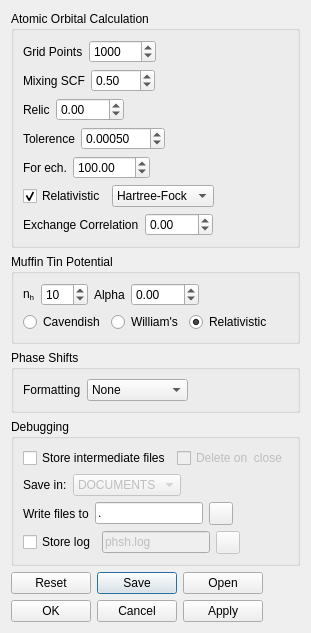
<?xml version="1.0" encoding="UTF-8"?>
<ui version="4.0">
 <class>PhaseShiftPreferencesDialog</class>
 <widget class="QDialog" name="PhaseShiftPreferencesDialog">
  <property name="geometry">
   <rect>
    <x>0</x>
    <y>0</y>
    <width>287</width>
    <height>610</height>
   </rect>
  </property>
  <property name="windowTitle">
   <string>Settings</string>
  </property>
  <property name="windowIcon">
   <iconset resource="res/res.qrc">
    <normaloff>:/wrench_32x32.png</normaloff>:/wrench_32x32.png</iconset>
  </property>
  <layout class="QVBoxLayout" name="verticalLayout_4">
   <item>
    <widget class="QGroupBox" name="groupAtorb">
     <property name="title">
      <string>Atomic Orbital Calculation</string>
     </property>
     <layout class="QVBoxLayout" name="verticalLayout_2">
      <item>
       <layout class="QHBoxLayout" name="horizontalLayout_4">
        <item>
         <widget class="QLabel" name="labelGrid">
          <property name="text">
           <string>Grid Points</string>
          </property>
         </widget>
        </item>
        <item>
         <widget class="QSpinBox" name="spinGrid">
          <property name="toolTip">
           <string>&lt;html&gt;&lt;head/&gt;&lt;body&gt;&lt;p&gt;Number of points in radial charge distribution grid&lt;/p&gt;&lt;/body&gt;&lt;/html&gt;</string>
          </property>
          <property name="maximum">
           <number>100000</number>
          </property>
          <property name="singleStep">
           <number>100</number>
          </property>
          <property name="value">
           <number>1000</number>
          </property>
         </widget>
        </item>
        <item>
         <spacer name="horizontalSpacer_3">
          <property name="orientation">
           <enum>Qt::Horizontal</enum>
          </property>
          <property name="sizeHint" stdset="0">
           <size>
            <width>40</width>
            <height>20</height>
           </size>
          </property>
         </spacer>
        </item>
       </layout>
      </item>
      <item>
       <layout class="QHBoxLayout" name="horizontalLayout_5">
        <item>
         <widget class="QLabel" name="labelMixing">
          <property name="text">
           <string>Mixing SCF</string>
          </property>
         </widget>
        </item>
        <item>
         <widget class="QDoubleSpinBox" name="spinMixing">
          <property name="toolTip">
           <string> Self consisting field value</string>
          </property>
          <property name="maximum">
           <double>100.000000000000000</double>
          </property>
          <property name="singleStep">
           <double>0.025000000000000</double>
          </property>
          <property name="value">
           <double>0.500000000000000</double>
          </property>
         </widget>
        </item>
        <item>
         <spacer name="horizontalSpacer_4">
          <property name="orientation">
           <enum>Qt::Horizontal</enum>
          </property>
          <property name="sizeHint" stdset="0">
           <size>
            <width>40</width>
            <height>20</height>
           </size>
          </property>
         </spacer>
        </item>
       </layout>
      </item>
      <item>
       <layout class="QHBoxLayout" name="horizontalLayout_13">
        <item>
         <widget class="QLabel" name="label">
          <property name="text">
           <string>Relic</string>
          </property>
         </widget>
        </item>
        <item>
         <widget class="QDoubleSpinBox" name="spinRelic">
          <property name="toolTip">
           <string>Relic value for calculation</string>
          </property>
          <property name="minimum">
           <double>-100.000000000000000</double>
          </property>
          <property name="maximum">
           <double>100.000000000000000</double>
          </property>
         </widget>
        </item>
        <item>
         <spacer name="horizontalSpacer_13">
          <property name="orientation">
           <enum>Qt::Horizontal</enum>
          </property>
          <property name="sizeHint" stdset="0">
           <size>
            <width>40</width>
            <height>20</height>
           </size>
          </property>
         </spacer>
        </item>
       </layout>
      </item>
      <item>
       <layout class="QHBoxLayout" name="horizontalLayout_6">
        <item>
         <widget class="QLabel" name="labelTolerence">
          <property name="text">
           <string>Tolerence</string>
          </property>
         </widget>
        </item>
        <item>
         <widget class="QDoubleSpinBox" name="spinTolerence">
          <property name="toolTip">
           <string>Eigenvalue tolerance</string>
          </property>
          <property name="decimals">
           <number>5</number>
          </property>
          <property name="maximum">
           <double>100.000000000000000</double>
          </property>
          <property name="singleStep">
           <double>0.000250000000000</double>
          </property>
          <property name="value">
           <double>0.000500000000000</double>
          </property>
         </widget>
        </item>
        <item>
         <spacer name="horizontalSpacer_5">
          <property name="orientation">
           <enum>Qt::Horizontal</enum>
          </property>
          <property name="sizeHint" stdset="0">
           <size>
            <width>40</width>
            <height>20</height>
           </size>
          </property>
         </spacer>
        </item>
       </layout>
      </item>
      <item>
       <layout class="QHBoxLayout" name="horizontalLayout_7">
        <item>
         <widget class="QLabel" name="labelEch">
          <property name="text">
           <string>For ech.</string>
          </property>
         </widget>
        </item>
        <item>
         <widget class="QDoubleSpinBox" name="spinEch">
          <property name="maximum">
           <double>10000.000000000000000</double>
          </property>
          <property name="value">
           <double>100.000000000000000</double>
          </property>
         </widget>
        </item>
        <item>
         <spacer name="horizontalSpacer_6">
          <property name="orientation">
           <enum>Qt::Horizontal</enum>
          </property>
          <property name="sizeHint" stdset="0">
           <size>
            <width>40</width>
            <height>20</height>
           </size>
          </property>
         </spacer>
        </item>
       </layout>
      </item>
      <item>
       <layout class="QHBoxLayout" name="horizontalLayout_8">
        <item>
         <widget class="QCheckBox" name="checkRelativistic">
          <property name="toolTip">
           <string>Specify whether to consider relativistic effects</string>
          </property>
          <property name="text">
           <string>Relativistic</string>
          </property>
          <property name="checked">
           <bool>true</bool>
          </property>
         </widget>
        </item>
        <item>
         <widget class="QComboBox" name="comboMethod">
          <property name="toolTip">
           <string>Exchange correlation method</string>
          </property>
          <item>
           <property name="text">
            <string>Hartree-Fock</string>
           </property>
          </item>
          <item>
           <property name="text">
            <string>LDA</string>
           </property>
          </item>
          <item>
           <property name="text">
            <string>xalpha</string>
           </property>
          </item>
         </widget>
        </item>
        <item>
         <spacer name="horizontalSpacer_7">
          <property name="orientation">
           <enum>Qt::Horizontal</enum>
          </property>
          <property name="sizeHint" stdset="0">
           <size>
            <width>40</width>
            <height>20</height>
           </size>
          </property>
         </spacer>
        </item>
       </layout>
      </item>
      <item>
       <layout class="QHBoxLayout" name="horizontalLayout_12">
        <item>
         <widget class="QLabel" name="labelMethod">
          <property name="text">
           <string>Exchange Correlation</string>
          </property>
         </widget>
        </item>
        <item>
         <widget class="QDoubleSpinBox" name="spinExchange">
          <property name="toolTip">
           <string>&lt;html&gt;&lt;head/&gt;&lt;body&gt;&lt;p&gt;&lt;span style=&quot; font-weight:600;&quot;&gt;Exchange Correlation Value&lt;/span&gt;&lt;br/&gt;0.0 = Hartree-Fock&lt;br/&gt;&amp;gt; 0 = LDA&lt;br/&gt;&amp;lt; 0 = xalpha&lt;/p&gt;&lt;/body&gt;&lt;/html&gt;</string>
          </property>
          <property name="prefix">
           <string/>
          </property>
          <property name="minimum">
           <double>-100.000000000000000</double>
          </property>
          <property name="maximum">
           <double>100.000000000000000</double>
          </property>
          <property name="singleStep">
           <double>0.100000000000000</double>
          </property>
         </widget>
        </item>
        <item>
         <spacer name="horizontalSpacer_12">
          <property name="orientation">
           <enum>Qt::Horizontal</enum>
          </property>
          <property name="sizeHint" stdset="0">
           <size>
            <width>40</width>
            <height>20</height>
           </size>
          </property>
         </spacer>
        </item>
       </layout>
      </item>
     </layout>
    </widget>
   </item>
   <item>
    <widget class="QGroupBox" name="groupMuffPot">
     <property name="title">
      <string>Muffin Tin Potential</string>
     </property>
     <layout class="QVBoxLayout" name="verticalLayout_5">
      <item>
       <layout class="QHBoxLayout" name="horizontalLayout_14">
        <item>
         <widget class="QLabel" name="labelNH">
          <property name="text">
           <string>&lt;html&gt;&lt;head/&gt;&lt;body&gt;&lt;p&gt;n&lt;span style=&quot; vertical-align:sub;&quot;&gt;h&lt;/span&gt;&lt;/p&gt;&lt;/body&gt;&lt;/html&gt;</string>
          </property>
         </widget>
        </item>
        <item>
         <widget class="QSpinBox" name="spinMuffinTinZero">
          <property name="toolTip">
           <string>&lt;html&gt;&lt;head/&gt;&lt;body&gt;&lt;p&gt;Term used to estimate the muffin-tin zero&lt;/p&gt;&lt;/body&gt;&lt;/html&gt;</string>
          </property>
          <property name="maximum">
           <number>100</number>
          </property>
          <property name="value">
           <number>10</number>
          </property>
         </widget>
        </item>
        <item>
         <widget class="QLabel" name="labelAlpha">
          <property name="text">
           <string>Alpha</string>
          </property>
         </widget>
        </item>
        <item>
         <widget class="QDoubleSpinBox" name="spinAlpha">
          <property name="toolTip">
           <string>&lt;html&gt;&lt;head/&gt;&lt;body&gt;&lt;p&gt;Hartree-Fock exchange term alpha&lt;/p&gt;&lt;/body&gt;&lt;/html&gt;</string>
          </property>
          <property name="minimum">
           <double>-100.000000000000000</double>
          </property>
          <property name="maximum">
           <double>100.000000000000000</double>
          </property>
          <property name="singleStep">
           <double>0.250000000000000</double>
          </property>
         </widget>
        </item>
        <item>
         <spacer name="horizontalSpacer_14">
          <property name="orientation">
           <enum>Qt::Horizontal</enum>
          </property>
          <property name="sizeHint" stdset="0">
           <size>
            <width>40</width>
            <height>20</height>
           </size>
          </property>
         </spacer>
        </item>
       </layout>
      </item>
      <item>
       <layout class="QHBoxLayout" name="horizontalLayout_16">
        <item>
         <widget class="QRadioButton" name="radioCavendish">
          <property name="text">
           <string>Cavendish</string>
          </property>
         </widget>
        </item>
        <item>
         <widget class="QRadioButton" name="radioWilliams">
          <property name="text">
           <string>William's</string>
          </property>
         </widget>
        </item>
        <item>
         <widget class="QRadioButton" name="radioRelativistic">
          <property name="text">
           <string>Relativistic</string>
          </property>
          <property name="checked">
           <bool>true</bool>
          </property>
         </widget>
        </item>
        <item>
         <spacer name="horizontalSpacer_16">
          <property name="orientation">
           <enum>Qt::Horizontal</enum>
          </property>
          <property name="sizeHint" stdset="0">
           <size>
            <width>40</width>
            <height>20</height>
           </size>
          </property>
         </spacer>
        </item>
       </layout>
      </item>
     </layout>
    </widget>
   </item>
   <item>
    <widget class="QGroupBox" name="groupBox">
     <property name="title">
      <string>Phase Shifts</string>
     </property>
     <layout class="QVBoxLayout" name="verticalLayout_6">
      <item>
       <layout class="QHBoxLayout" name="horizontalLayout_15">
        <item>
         <widget class="QLabel" name="label_3">
          <property name="text">
           <string>Formatting</string>
          </property>
         </widget>
        </item>
        <item>
         <widget class="QComboBox" name="comboFormat">
          <property name="sizePolicy">
           <sizepolicy hsizetype="MinimumExpanding" vsizetype="Fixed">
            <horstretch>0</horstretch>
            <verstretch>0</verstretch>
           </sizepolicy>
          </property>
          <item>
           <property name="text">
            <string>None</string>
           </property>
          </item>
          <item>
           <property name="text">
            <string>CLEED</string>
           </property>
          </item>
         </widget>
        </item>
        <item>
         <spacer name="horizontalSpacer_15">
          <property name="orientation">
           <enum>Qt::Horizontal</enum>
          </property>
          <property name="sizeHint" stdset="0">
           <size>
            <width>40</width>
            <height>20</height>
           </size>
          </property>
         </spacer>
        </item>
       </layout>
      </item>
     </layout>
    </widget>
   </item>
   <item>
    <widget class="QGroupBox" name="groupDebug">
     <property name="title">
      <string>Debugging</string>
     </property>
     <layout class="QVBoxLayout" name="verticalLayout">
      <item>
       <layout class="QVBoxLayout" name="verticalLayout_3">
        <item>
         <layout class="QHBoxLayout" name="horizontalLayout_3">
          <item>
           <widget class="QCheckBox" name="checkWriteFiles">
            <property name="toolTip">
             <string>&lt;html&gt;&lt;head/&gt;&lt;body&gt;&lt;p&gt;If checked, the intermediate output files &lt;br/&gt;will be stored to disk rather than handled in &lt;br/&gt;memory.&lt;br/&gt;&lt;br/&gt;Files: &lt;br/&gt;atomic*.i -- combined output from atorb program&lt;br/&gt;cluster*.i -- cluster file (bulk/slab) for mufftin calc.&lt;br/&gt;mufpot*.d -- data from mufftin routine &lt;br/&gt;dataph*.d -- raw output phase shifts&lt;br/&gt;leedph*.d -- discontinuous LEED phase shifts&lt;/p&gt;&lt;/body&gt;&lt;/html&gt;</string>
            </property>
            <property name="text">
             <string>Store intermediate files</string>
            </property>
           </widget>
          </item>
          <item>
           <widget class="QCheckBox" name="checkDelete">
            <property name="enabled">
             <bool>false</bool>
            </property>
            <property name="toolTip">
             <string>Remove any intermediate files when closing the program.&lt;br/&gt;This includes: *.at, *.i, *.o</string>
            </property>
            <property name="text">
             <string>Delete on  close</string>
            </property>
           </widget>
          </item>
          <item>
           <spacer name="horizontalSpacer_8">
            <property name="orientation">
             <enum>Qt::Horizontal</enum>
            </property>
            <property name="sizeHint" stdset="0">
             <size>
              <width>40</width>
              <height>20</height>
             </size>
            </property>
           </spacer>
          </item>
         </layout>
        </item>
       </layout>
      </item>
      <item>
       <layout class="QHBoxLayout" name="horizontalLayout_11">
        <item>
         <widget class="QLabel" name="labelSaveUb">
          <property name="text">
           <string>Save in:</string>
          </property>
         </widget>
        </item>
        <item>
         <widget class="QComboBox" name="comboPath">
          <property name="enabled">
           <bool>false</bool>
          </property>
          <property name="sizePolicy">
           <sizepolicy hsizetype="Expanding" vsizetype="Fixed">
            <horstretch>0</horstretch>
            <verstretch>0</verstretch>
           </sizepolicy>
          </property>
          <property name="toolTip">
           <string>Choice of where to store generated files.</string>
          </property>
          <item>
           <property name="text">
            <string>DOCUMENTS</string>
           </property>
          </item>
          <item>
           <property name="text">
            <string>APPDATA</string>
           </property>
          </item>
          <item>
           <property name="text">
            <string>HOME</string>
           </property>
          </item>
          <item>
           <property name="text">
            <string>TEMP</string>
           </property>
          </item>
          <item>
           <property name="text">
            <string>Custom Path</string>
           </property>
          </item>
         </widget>
        </item>
        <item>
         <spacer name="horizontalSpacer">
          <property name="orientation">
           <enum>Qt::Horizontal</enum>
          </property>
          <property name="sizeHint" stdset="0">
           <size>
            <width>40</width>
            <height>20</height>
           </size>
          </property>
         </spacer>
        </item>
       </layout>
      </item>
      <item>
       <layout class="QHBoxLayout" name="horizontalLayout_9">
        <item>
         <widget class="QLabel" name="labelWritePath">
          <property name="text">
           <string>Write files to</string>
          </property>
         </widget>
        </item>
        <item>
         <widget class="QLineEdit" name="lineWritePath">
          <property name="enabled">
           <bool>true</bool>
          </property>
          <property name="toolTip">
           <string>Directory to write generated files into</string>
          </property>
          <property name="text">
           <string>.</string>
          </property>
         </widget>
        </item>
        <item>
         <widget class="QToolButton" name="toolWritePath">
          <property name="enabled">
           <bool>true</bool>
          </property>
          <property name="toolTip">
           <string>Open file dialog...</string>
          </property>
          <property name="text">
           <string/>
          </property>
          <property name="icon">
           <iconset resource="res/res.qrc">
            <normaloff>:/folder_fill_32x32.png</normaloff>:/folder_fill_32x32.png</iconset>
          </property>
         </widget>
        </item>
        <item>
         <spacer name="horizontalSpacer_9">
          <property name="orientation">
           <enum>Qt::Horizontal</enum>
          </property>
          <property name="sizeHint" stdset="0">
           <size>
            <width>40</width>
            <height>20</height>
           </size>
          </property>
         </spacer>
        </item>
       </layout>
      </item>
      <item>
       <layout class="QHBoxLayout" name="horizontalLayout">
        <item>
         <widget class="QCheckBox" name="checkLog">
          <property name="text">
           <string>Store log</string>
          </property>
         </widget>
        </item>
        <item>
         <widget class="QLineEdit" name="lineLogFile">
          <property name="enabled">
           <bool>false</bool>
          </property>
          <property name="toolTip">
           <string>Path to log file</string>
          </property>
          <property name="text">
           <string>phsh.log</string>
          </property>
         </widget>
        </item>
        <item>
         <widget class="QToolButton" name="toolLogFile">
          <property name="enabled">
           <bool>false</bool>
          </property>
          <property name="toolTip">
           <string>Open file dialog...</string>
          </property>
          <property name="text">
           <string/>
          </property>
          <property name="icon">
           <iconset resource="res/res.qrc">
            <normaloff>:/folder_fill_32x32.png</normaloff>:/folder_fill_32x32.png</iconset>
          </property>
         </widget>
        </item>
        <item>
         <spacer name="horizontalSpacer_2">
          <property name="orientation">
           <enum>Qt::Horizontal</enum>
          </property>
          <property name="sizeHint" stdset="0">
           <size>
            <width>40</width>
            <height>20</height>
           </size>
          </property>
         </spacer>
        </item>
       </layout>
      </item>
     </layout>
    </widget>
   </item>
   <item>
    <layout class="QHBoxLayout" name="horizontalLayout_10">
     <item>
      <widget class="QDialogButtonBox" name="buttonBoxSave">
       <property name="standardButtons">
        <set>QDialogButtonBox::Open|QDialogButtonBox::Reset|QDialogButtonBox::Save</set>
       </property>
      </widget>
     </item>
     <item>
      <spacer name="horizontalSpacer_11">
       <property name="orientation">
        <enum>Qt::Horizontal</enum>
       </property>
       <property name="sizeHint" stdset="0">
        <size>
         <width>40</width>
         <height>20</height>
        </size>
       </property>
      </spacer>
     </item>
    </layout>
   </item>
   <item>
    <layout class="QHBoxLayout" name="horizontalLayout_2">
     <item>
      <widget class="QDialogButtonBox" name="buttonBoxApply">
       <property name="sizePolicy">
        <sizepolicy hsizetype="MinimumExpanding" vsizetype="Fixed">
         <horstretch>0</horstretch>
         <verstretch>0</verstretch>
        </sizepolicy>
       </property>
       <property name="standardButtons">
        <set>QDialogButtonBox::Apply|QDialogButtonBox::Cancel|QDialogButtonBox::Ok</set>
       </property>
      </widget>
     </item>
     <item>
      <spacer name="horizontalSpacer_10">
       <property name="orientation">
        <enum>Qt::Horizontal</enum>
       </property>
       <property name="sizeHint" stdset="0">
        <size>
         <width>40</width>
         <height>20</height>
        </size>
       </property>
      </spacer>
     </item>
    </layout>
   </item>
   <item>
    <spacer name="verticalSpacer">
     <property name="orientation">
      <enum>Qt::Vertical</enum>
     </property>
     <property name="sizeHint" stdset="0">
      <size>
       <width>20</width>
       <height>40</height>
      </size>
     </property>
    </spacer>
   </item>
  </layout>
  <zorder>verticalSpacer</zorder>
  <zorder>groupAtorb</zorder>
  <zorder>groupDebug</zorder>
  <zorder>groupMuffPot</zorder>
  <zorder>groupBox</zorder>
 </widget>
 <resources>
  <include location="res/res.qrc"/>
 </resources>
 <connections/>
</ui>
